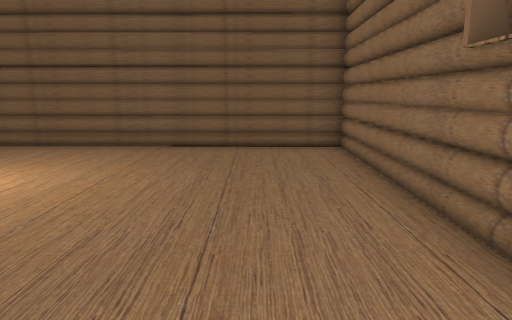
[1] (above)

14 first-person views from a walk through a Unity game level. The camera is 1.5 m above the floor, tilts 10° down and sees 70° across. The floor is counted in squares, 1 m on a side. Each view is taken from the middle of a square. On the plan, view 1 faces up. The plan holds only what a view shows up to about 16 squares ahead; the rest is blank. The place goes on beyond the plan. The player is left out.

[2]
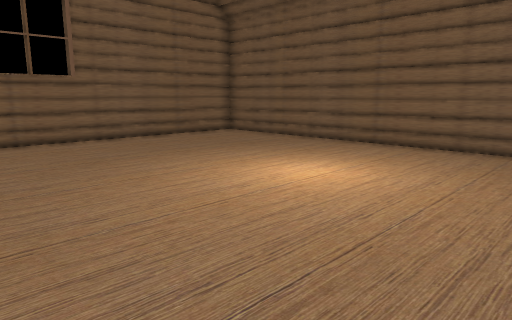

[3]
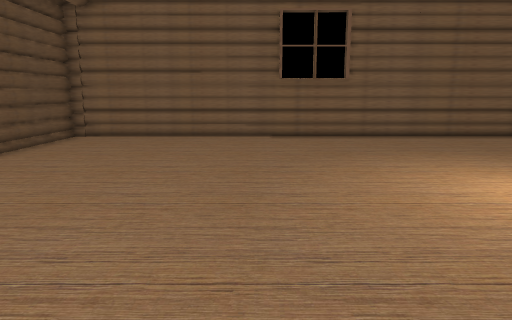

[4]
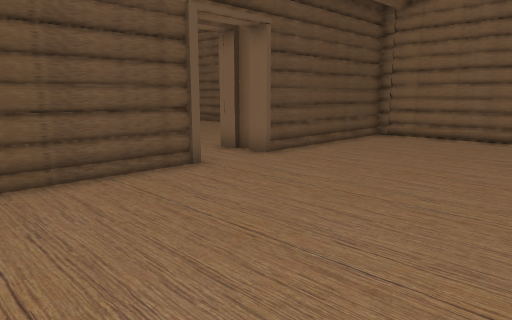

[5]
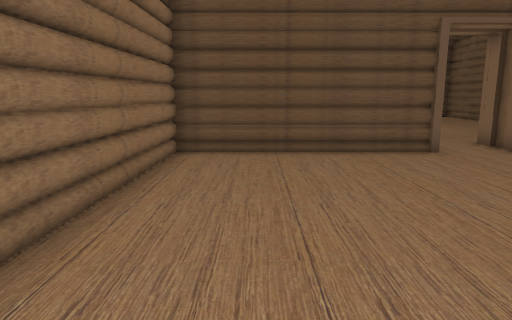

[6]
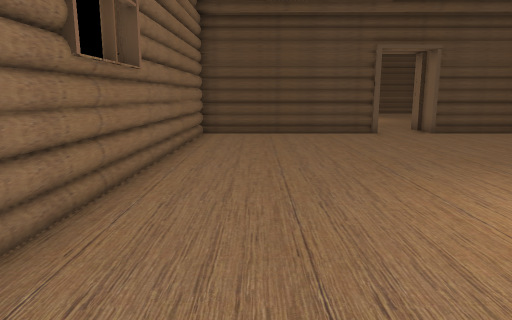

[7]
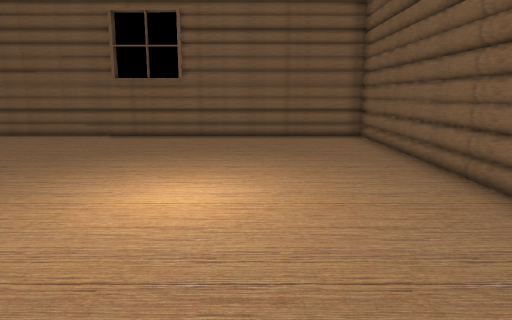

[8]
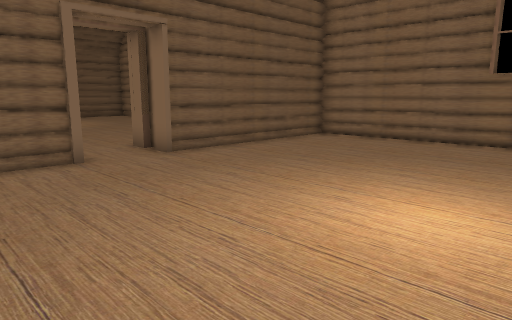

[9]
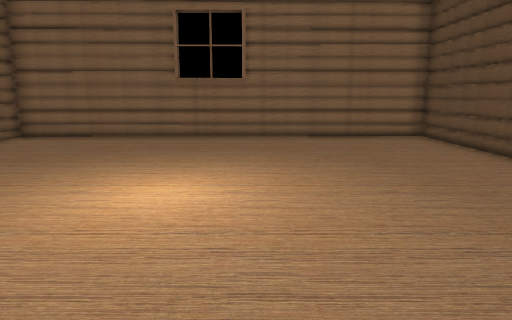

[10]
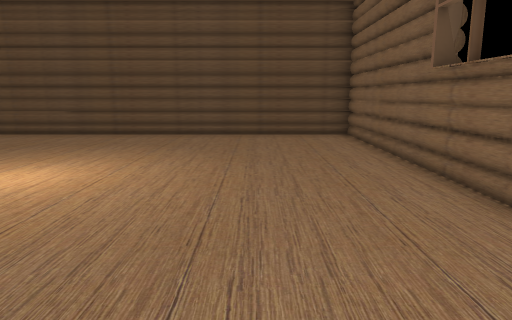

[11]
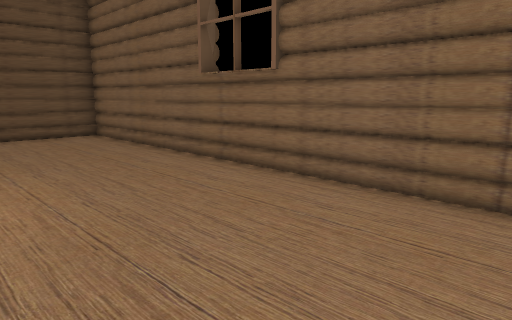

[12]
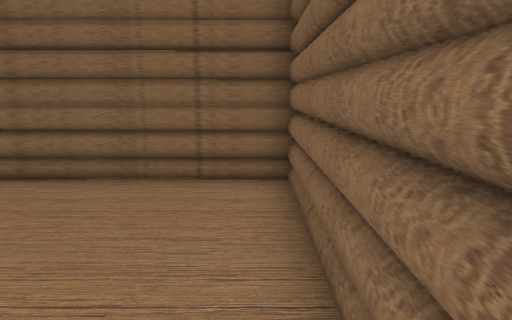

[13]
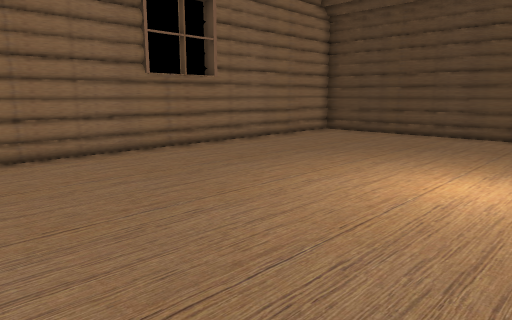

[14]
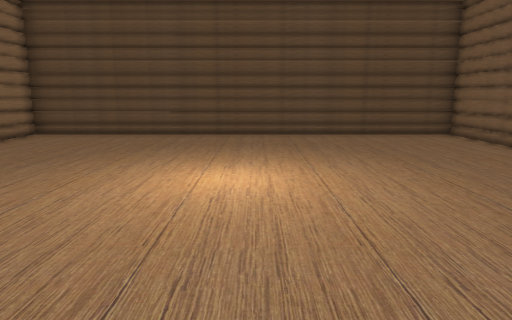

### Floor plan
Points are (right, up) in squares from view 1. A wall is a line through its corners. A room is listed if a view was taken in it or the views show most of it. See-through windows are left out.
Room 1 (views 1, 2, 3, 4, 5, 6, 7)
walls: (-4.8, -5.7) (2.1, -5.7) (2.5, 10.7) (-13.6, 10.9) (-13.5, -5.3); (-13.3, 11) (-13.4, -5.7) (-7, -5.7)
ways out: opening at (-6, -6.5) to room 2
Room 2 (views 8, 9, 10, 11, 12, 13, 14)
walls: (-4.8, -6.4) (-4.8, -5.7); (-7, -5.7) (-7, -7.4) (-13.5, -7.4) (-13.6, -22.2) (2.6, -22.2) (2.3, -7.4) (-4.8, -7.4) (-4.8, -6.8)
ways out: opening at (-6, -6.5) to room 1

Where each view was taken, in squares from view 1:
view 1: 0 up, 0 right, facing up
view 2: 0 up, 1 left, facing up-left
view 3: 1 up, 0 right, facing left
view 4: 1 up, 0 right, facing down-left
view 5: 4 up, 0 right, facing down
view 6: 9 up, 0 right, facing down
view 7: 7 up, 0 right, facing left
view 8: 16 down, 10 left, facing up-right
view 9: 16 down, 11 left, facing right
view 10: 8 down, 10 left, facing down
view 11: 8 down, 8 left, facing down-left
view 12: 8 down, 7 left, facing left
view 13: 8 down, 7 left, facing down-right
view 14: 8 down, 6 left, facing down
